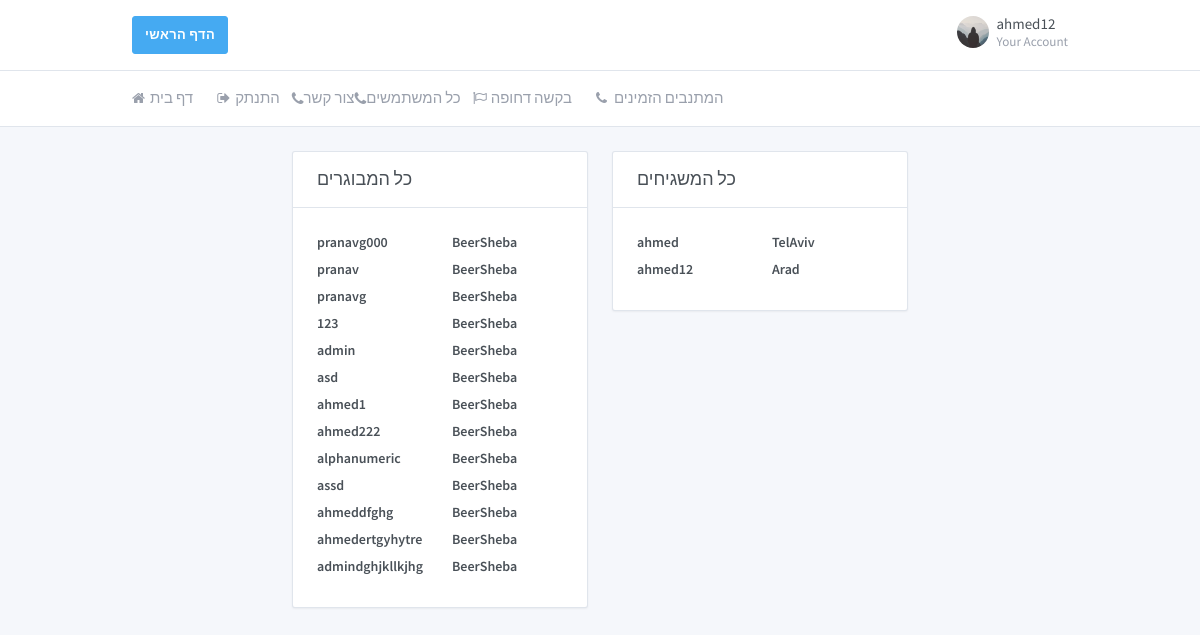
The page /all_profiles/ (signed in) on the database as committed earlier.
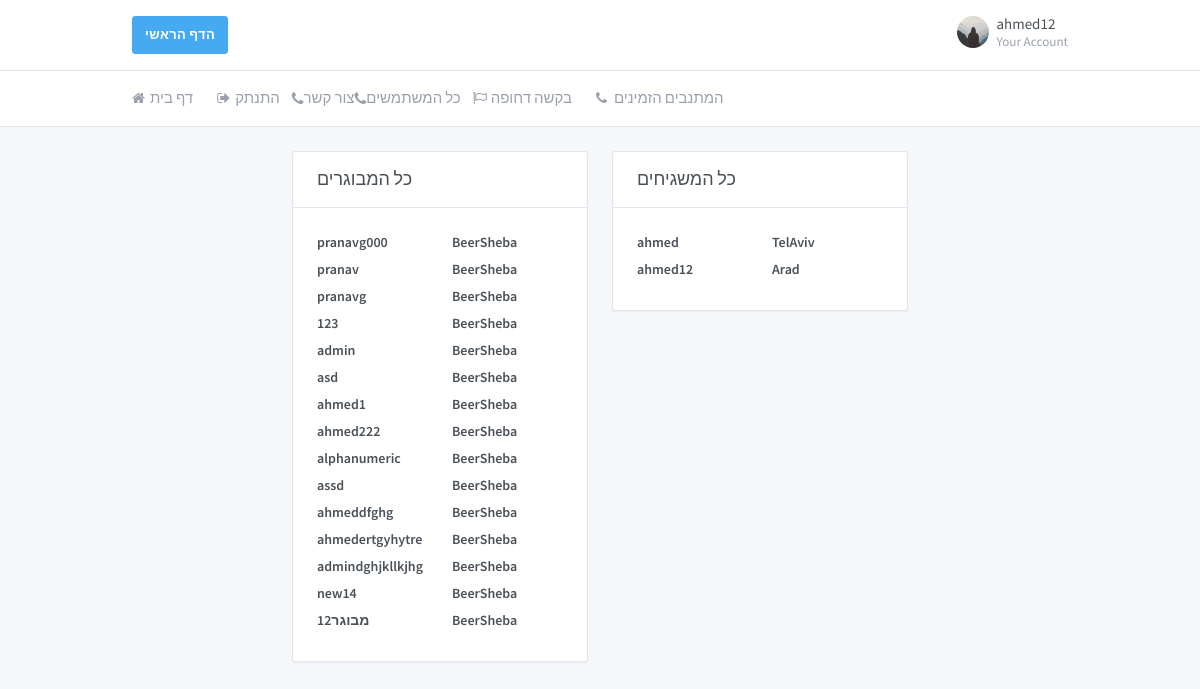
The same page on the database as committed later.
### core/models.py (models this page shows, shortened)
class Profile(models.Model):
    user = models.OneToOneField(User, on_delete=models.CASCADE)
    profile_photo = models.FileField(default='default.jpg', upload_to='profile_photos')
    status_info = models.CharField(max_length=10, choices=Status_Info_CHOICES, default='זמין')
    is_volunteer = models.BooleanField(default=False)
    phone_regex = RegexValidator(regex=r'^\+?1?\d{9,10}$',
                                 message="Phone number must be entered in the format: '+0000000000'")
    phone_number = models.CharField(validators=[phone_regex], max_length=10, blank=True)
    gender = models.CharField(max_length=10, choices=GENDER_CHOICES, default='Male')
    address = models.CharField(max_length=40, choices=ADDRESS_CHOICES, default='BeerSheba')
    rating = models.CharField(max_length=10, choices=Rating_CHOICES, default='good')

### core/views.py (the view)
# urls.py: url(r'^all_profiles/$', views.get_all_profiles, name='core/profiles_table'),
def get_all_profiles(request):
    context = {}
    context.update({'all_volunteers': get_all_volunteers()})
    context.update({'all_elderly': get_all_elderly()})
    return render(request, 'core/profiles_table.html', context)

### core/views.py (called while the page is built)
def get_all_volunteers():
    result = list()
    users_list = Profile.objects.all()
    for user_item in users_list:
        if getattr(user_item, "is_volunteer"):
            result.append(user_item)
    return result

def get_all_elderly():
    result = list()
    users_list = Profile.objects.all()
    for user_item in users_list:
        if not getattr(user_item, "is_volunteer"):
            result.append(user_item)
    return result

### core/templates/core/profiles_table.html (shortened to what this page needs)
{%load static %}
{% load crispy_forms_tags %}
<!doctype html>
<html dir="ltr" lang="en">
<head>
    <link href="https://maxcdn.bootstrapcdn.com/font-awesome/4.7.0/css/font-awesome.min.css" rel="stylesheet">
    <link href="{%static 'core/dashboard.css'%}" rel="stylesheet"/>
</head>
<body>
<div class="page">
    <div class="page-main">
        <div class="header py-4">
            <div class="container">
                <div class="d-flex">
                    <a type="button" class="btn btn-info" href="{%url 'home'%}">הדף הראשי</a>
                    <div class="d-flex order-lg-2 ml-auto">
                        <div class="dropdown">
                            <a class="nav-link pr-0 leading-none" data-toggle="dropdown"
                               href="{%url 'profile' user.username%}">
                                <span class="avatar"
                                      style="background-image: url({{user.profile.profile_photo.url}})"></span>
                                <span class="ml-2 d-none d-lg-block">
                      <span class="text-default">{{user.username}}</span>
                      <small class="text-muted d-block mt-1">Your Account</small>
                    </span>
                            </a>
                        </div>
                    </div>
                </div>
            </div>
        </div>
        <div class="header collapse d-lg-flex p-0" id="headerMenuCollapse">
            <div class="container">
                <div class="row align-items-center">
                    <div class="col-lg order-lg-first">
                        <ul class="nav nav-tabs border-0 flex-column flex-lg-row">
                            <li class="nav-item">
                                <a class="nav-link" href="{%url 'home'%}"><i class="fa fa-home"></i> דף בית</a>
                            </li>
                            <li class="nav-item">
                                <a class="nav-link" href="{%url 'logout'%}"><i class="fa fa-sign-out"></i> התנתק</a>
                            </li>
                            <a class="nav-link" href="/contact/"><i class="fa fa-phone"></i>צור קשר</a>
                            <a class="nav-link" href="/all_profiles/"><i class="fa fa-phone"></i>כל המשתמשים</a>
                            {% if not person.profile.is_volunteer %}
                            <li class="nav-item">
                                <a class="nav-link" href="/urgent_request/"><i class="fa fa-flag-o"></i>בקשה דחופה</a>
                            </li>
                            <li class="nav-item">
                               <a class="nav-link" href="/available_profiles/"><i class="fa fa-phone"></i>המתנבים הזמינים</a>
                            </li>
                            {%endif%}
                        </ul>
                    </div>
                </div>
            </div>
        </div>
        <div class="my-3 my-md-5">
            <div class="container">
                <div class="row">
                    <div class="col-lg-2">
                    </div>
                    <div class="col-lg-4">
                        <div class="card">
                            <div class="card-header">
                                <h3 class="card-title">כל המבוגרים</h3>
                            </div>
                            <div class="card-body">
                                {%for elderly in all_elderly%}
                                <div class="row">
                                    <div class="col">
                                        <a class="text-default"
                                           href="{%url 'profile' elderly.user.username%}"><label
                                                class="form-label">{{elderly.user.username}}</label></a>
                                    </div>
                                    <div class="col">
                                        <a class="text-default"><label
                                                class="form-label">{{elderly.address}}</label></a>
                                    </div>
                                </div>
                                {%endfor%}
                            </div>
                        </div>
                    </div>
                    <div class="col-lg-4">
                        <div class="card">
                            <div class="card-header">
                                <h3 class="card-title">כל המשגיחים</h3>
                            </div>
                            <div class="card-body">
                                {%for volunteer in all_volunteers%}
                                <div class="row">
                                    <div class="col">
                                        <a class="text-default"
                                           href="{%url 'profile' volunteer.user.username%}"><label
                                                class="form-label">{{volunteer.user.username}}</label></a>
                                    </div>
                                    <div class="col">
                                        <a class="text-default"><label
                                                class="form-label">{{volunteer.address}}</label></a>
                                    </div>
                                </div>
                                {%endfor%}
                            </div>
                        </div>
                    </div>
                    <div class="col-lg-2">
                    </div>
                </div>
            </div>
        </div>
    </div>
</div>
</body>
</html>

Rows that differ between the two databases and show on the page:
added Profile: user.username "new14", address "BeerSheba", shown under "כל המבוגרים"
added Profile: user.username "מבוגר12", address "BeerSheba", shown under "כל המבוגרים"
